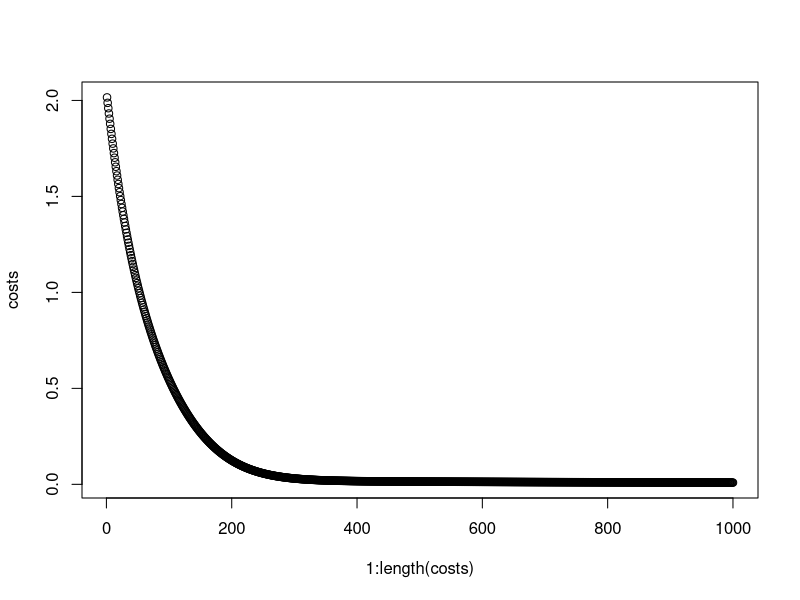
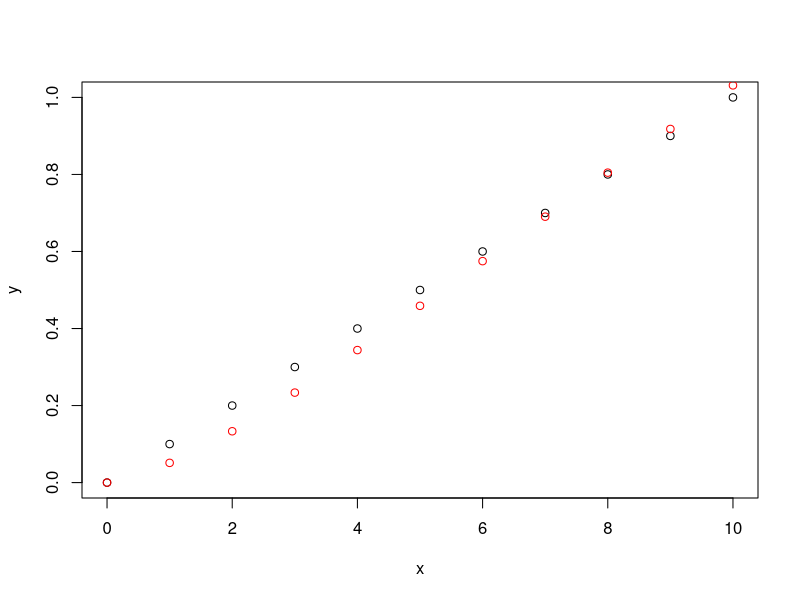

Generate these figures, in order, with R:
########### Clear environment
rm(list = ls())

##create data...

options(error = recover)

x = seq(0,10,1)
y = 0.5 *x +1.2

y = (y-min(y))/(max(y)-min(y))

####
#
#

lstm <- setRefClass("lstm",
                     fields = list(
                                   Wi = 'matrix',Ui ='matrix',
                                   Wf = 'matrix',Uf ='matrix',
                                   Wo = 'matrix',Uo ='matrix',
                                   Wc = 'matrix',Uc ='matrix',
                                   c_t= 'matrix',
                                   ai_t = 'matrix',
                                   af_t = 'matrix',
                                   ao_t = 'matrix',
                                   ac_t ='matrix',
                                   Dh = 'numeric' ),
                     methods = list(
                       init=function(dimx){
                         
                         .self$Ui = matrix(rnorm(.self$Dh*.self$Dh ,0,0.01),.self$Dh, .self$Dh)
                         .self$Uf = matrix(rnorm(.self$Dh*.self$Dh ,0,0.01),.self$Dh, .self$Dh)
                         .self$Uo = matrix(rnorm(.self$Dh*.self$Dh ,0,0.01),.self$Dh, .self$Dh)
                         .self$Uc = matrix(rnorm(.self$Dh*.self$Dh ,0,0.01),.self$Dh, .self$Dh)
                         
                         .self$Wi = matrix(rnorm(.self$Dh* dimx ,0,0.01),.self$Dh, dimx)
                         .self$Wf = matrix(rnorm(.self$Dh* dimx ,0,0.01),.self$Dh, dimx)
                         .self$Wo = matrix(rnorm(.self$Dh* dimx ,0,0.01),.self$Dh, dimx)
                         .self$Wc = matrix(rnorm(.self$Dh* dimx ,0,0.01),.self$Dh, dimx)
                         
                       },
                       gradient = function(X,Y,backwards =1){
                       
                         dWo = matrix(0,  nrow = nrow(.self$Wo) ,ncol = ncol(.self$Wo) )
                         dUo = matrix(0,  nrow = nrow(.self$Uo) ,ncol = ncol(.self$Uo) )
                  
                         dWi = matrix(0,  nrow = nrow(.self$Wi) ,ncol = ncol(.self$Wi) )
                         dUi = matrix(0,  nrow = nrow(.self$Ui) ,ncol = ncol(.self$Ui) )
                         
                         dWf = matrix(0,  nrow = nrow(.self$Wf) ,ncol = ncol(.self$Wf) )
                         dUf = matrix(0,  nrow = nrow(.self$Uf) ,ncol = ncol(.self$Uf) )
                         
                         dWc = matrix(0,  nrow = nrow(.self$Wc) ,ncol = ncol(.self$Wc) )
                         dUc = matrix(0,  nrow = nrow(.self$Uc) ,ncol = ncol(.self$Uc) )
                         
                         gferr = matrix(0,nrow(X)+1,.self$Dh)
                         gierr = matrix(0,nrow(X)+1,.self$Dh)
                         cierr = matrix(0,nrow(X)+1,.self$Dh)
                         goerr = matrix(0,nrow(X)+1,.self$Dh)
                         
                         stateerr  = matrix(0,nrow(X)+1,.self$Dh)
                         sourceerr = matrix(0,nrow(X)+1,.self$Dh)
                         Uerr = matrix(0,nrow(X)+1,.self$Dh)
                         PrevStateerr = matrix(0,nrow(X)+1,.self$Dh)
                         
                         
                         Y_pred = .self$forward(X)
                         err = ( Y - Y_pred )

                       #  prevstateerr = matrix(0,1,.self$Dh)
                         
                         costs= sum(err^2)*0.5
                         for(i in (nrow(X)+1):2){
                           delta =-err[i-1]
                      
                           delta = delta + Uerr[i,]
                           
                           goerr[i,]    = delta * .self$c_t[i,] * (.self$ao_t[i,]*(1- .self$ao_t[i,]))
                           stateerr[i,] = delta * .self$ao_t[i,] + PrevStateerr[i,]
                             
                           gferr[i,] = (.self$af_t[i,]*(1- .self$af_t[i,])) *stateerr[i,]*.self$c_t[i-1,]
                           gierr[i,] = (.self$ai_t[i,]*(1- .self$ai_t[i,]))*stateerr[i,]* .self$ac_t[i,]
                           cierr[i,] = (1-.self$ac_t[i,]^2) *stateerr[i,]* .self$ai_t[i,]
                           
                           sourceerr[i-1,] = gierr[i,] %*% .self$Wi
                           sourceerr[i-1,] = sourceerr[i-1,] + gferr[i,] %*% .self$Wf
                           sourceerr[i-1,] = sourceerr[i-1,] + goerr[i,] %*% .self$Wo
                           sourceerr[i-1,] = sourceerr[i-1,] + cierr[i,] %*% .self$Wc
                           
                           Uerr[i-1,] = gierr[i,] %*% .self$Ui
                           Uerr[i-1,] = Uerr[i-1,] + gferr[i,] %*% .self$Uf
                           Uerr[i-1,] = Uerr[i-1,] + goerr[i,] %*% .self$Uo
                           Uerr[i-1,] = Uerr[i-1,] + cierr[i,] %*% .self$Uc
                            
                           PrevStateerr[i-1,] = stateerr[i,] %*% .self$af_t[i,]
                             
                           dUi = dUi + matrix( gierr[i,] %o% .self$c_t[i-1,],nrow= nrow(dUi) , ncol= ncol(dUi) )
                           dWi = dWi + matrix( gierr[i,] %o% X[i-1,],nrow= nrow(dWi) , ncol= ncol(dWi) )
                           
                           dUo = dUo + matrix(goerr[i,] %o% .self$c_t[i-1,],nrow= nrow(dUo) , ncol= ncol(dUo) )
                           dWo = dWo + matrix(goerr[i,] %o% X[i-1,],nrow= nrow(dWo) , ncol= ncol(dWo) )
                         
                           dUf = dUf + matrix( gferr[i,] %o% .self$c_t[i-1,],nrow= nrow(dUf) , ncol= ncol(dUf) )
                           dWf = dWf + matrix( gferr[i,]%o% X[i-1,],nrow= nrow(dWf) , ncol= ncol(dWf) )
                          
                           dWc = dWc + matrix(cierr[i] %o% X[i-1,],nrow= nrow(dWc) , ncol= ncol(dWc) )
                           dUc = dUc + matrix(cierr[i] %o% .self$c_t[i-1,],nrow= nrow(dWc) , ncol= ncol(dWc) )
                           
                         }
                                      
                         ret =list(costs ,dWi,dUi,dWo,dUo,dWf,dUf,dWc,dUc)
                         ##clip gradient
                       #  THRESH = 0.1
                      #   idx = which(unlist(ret) [2:length(ret)] > THRESH )
                      #   if(length(idx)>0){
                      #     idx = idx +1
                      #     ret[idx] = (THRESH/abs(unlist(ret[idx])) )*unlist(ret[idx])
                      #     print('clip gradient')
                      #     print(idx)
                         #  browser()
                      
                         #   }
                        
                         
                         ret
                       },
                       train = function(X,Y,backwards =3,iterations = 1000,lr = 0.001){
                         ## init matricies
                         if(class(X)!='list'){
                           cat( c('X should be a of type list') )
                           return;
                         }
                         cat(c(length(X),' training sequences\n' ))
                         
                         #.self$init(ncol(X))
                         totalCosts = c()
                         for( i in 1:iterations){
                           # dU = matrix(0,ncol = ncol(.self$U),nrow = nrow(.self$U) )
                           #  dL = matrix(0,ncol = ncol(.self$L),nrow = nrow(.self$L) )
                           #  dH = matrix(0,ncol = ncol(.self$H),nrow = nrow(.self$H) )
                           costs = 0
                           for(l in 1:length(X)){##for all training seq
                             xl = X[[l]]
                             yl = Y[[l]]
                             
                             ret = gradient(xl,yl,backwards)
                           #  print(ret)
                             
                             cost = ret[[1]]
                             costs = costs + cost
                             
                             dWi= ret[[2]]
                             dUi= ret[[3]]
                             dWo= ret[[4]]
                             dUo= ret[[5]]
                             dWf= ret[[6]]
                             dUf= ret[[7]]
                             dWc= ret[[8]]
                             dUc= ret[[9]]
                             
                     #        .self$U=.self$U - (lr* dU)
                    #         .self$bu=.self$bu - (lr* dbu)
                             
                             .self$Wi=.self$Wi - (lr* dWi)
                             .self$Ui=.self$Ui - (lr* dUi)
                          #   .self$bi=.self$bi - (lr* dbi)
                             
                             .self$Wo=.self$Wo - (lr* dWo)
                             .self$Uo=.self$Uo - (lr* dUo)
                          #   .self$bo=.self$bo - (lr* dbo)
                             
                             .self$Wf=.self$Wf - (lr* dWf)
                             .self$Uf=.self$Uf - (lr* dUf)
                        #     .self$bf=.self$bf - (lr* dbf)
                             
                             .self$Wc=.self$Wc - (lr* dWc)
                             .self$Uc=.self$Uc - (lr* dUc)
                      #       .self$bc=.self$bc - (lr* dbc)
                             
                             #  print(dL)
                             
                           }
                           totalCosts = c(totalCosts, costs)
                           ##take one step
                           
                           cat(c('iteration:', i, ' costs:',costs,'\n'))
                         }
                         totalCosts
                       },
                       chkGradient= function(){
                         
                         epsilon = 0.00001
                         tol =     0.000000001 
                      #   X= matrix(c(10,1,5,7,4,2) )
                      #   Y= matrix(c(5,4,1,8,4,2) )
                         X= matrix(c(0.1) )
                         Y= matrix(c(0.5) )
                         
                         
                         res = gradient(X,Y)
                         
                        
                         Wil = .self$Wi
                         for(y in 1:ncol(Wil)){
                           for(x in 1:nrow(Wil)){
                             .self$Wi = Wil
                             .self$Wi[x,y] = Wil[x,y]+epsilon
                             res1 = gradient(X,Y)
                             .self$Wi[x,y] = Wil[x,y]-epsilon
                             res2 = gradient(X,Y)
                             
                             gradaprox  =  (res1[[1]] - res2[[1]])/(2*epsilon)
                             gradU = as.matrix( res[[2]] )
                             
                             if(abs(gradU[x,y]-gradaprox)>tol  ){
                               cat(c(x,'x',y,  ' Wil:',gradU[x,y],' approximation:',gradaprox,'\n') )
                             }
                           }
                         }
                         
                         .self$Wi = Wil
                         Uil = .self$Ui
                         for(y in 1:ncol(Uil)){
                           for(x in 1:nrow(Uil)){
                             .self$Ui = Uil
                             .self$Ui[x,y] = Uil[x,y]+epsilon
                             res1 = gradient(X,Y)
                             .self$Ui[x,y] = Uil[x,y]-epsilon
                             res2 = gradient(X,Y)
                             
                             gradaprox  =  (res1[[1]] - res2[[1]])/(2*epsilon)
                             gradU = res[[3]]
                             
                             if(abs(gradU[x,y]-gradaprox)>tol  ){
                               cat(c(x,'x',y,  ' Uil:',gradU[x,y],' approximation:',gradaprox,'\n') )
                             }
                           }
                         }
                         
                         
                         .self$Ui = Uil
                         Wol = .self$Wo
                         for(y in 1:ncol(Wol)){
                           for(x in 1:nrow(Wol)){
                             .self$Wo = Wol
                             .self$Wo[x,y] = Wol[x,y]+epsilon
                             res1 = gradient(X,Y)
                             .self$Wo[x,y] = Wol[x,y]-epsilon
                             res2 = gradient(X,Y)
                             
                             gradaprox  =  (res1[[1]] - res2[[1]])/(2*epsilon)
                             gradU = res[[4]]
                             
                             if(abs(gradU[x,y]-gradaprox)>tol  ){
                               cat(c(x,'x',y,  ' Wol:',gradU[x,y],' approximation:',gradaprox,'\n') )
                             }
                           }
                         }
                         
                         .self$Wo = Wol
                         Uol = .self$Uo
                         for(y in 1:ncol(Uol)){
                           for(x in 1:nrow(Uol)){
                             .self$Uo = Uol
                             .self$Uo[x,y] = Uol[x,y]+epsilon
                             res1 = gradient(X,Y)
                             .self$Uo[x,y] = Uol[x,y]-epsilon
                             res2 = gradient(X,Y)
                             
                             gradaprox  =  (res1[[1]] - res2[[1]])/(2*epsilon)
                             gradU = res[[5]]
                             
                             if(abs(gradU[x,y]-gradaprox)>tol  ){
                               cat(c(x,'x',y,  ' Uol:',gradU[x,y],' approximation:',gradaprox,'\n') )
                             }
                           }
                         }
                         
                         
                         ##check Wf
                         .self$Uo = Uol
                         Wfl = .self$Wf
                         for(y in 1:ncol(Wfl)){
                           for(x in 1:nrow(Wfl)){
                             .self$Wf = Wfl
                             .self$Wf[x,y] = Wfl[x,y]+epsilon
                             res1 = gradient(X,Y)
                             .self$Wf[x,y] = Wfl[x,y]-epsilon
                             res2 = gradient(X,Y)
                             
                             gradaprox  =  (res1[[1]] - res2[[1]])/(2*epsilon)
                             gradL = res[[6]]
                             
                             if(abs(gradL[x,y]-gradaprox)>tol ){
                               cat(c(x,'x',y,  ' Wfl:',gradL[x,y],' approximation:',gradaprox,'\n') )
                             }
                           }
                         }
                         
                         .self$Wf = Wfl
                         Ufl = .self$Uf
                         for(y in 1:ncol(Ufl)){
                           for(x in 1:nrow(Ufl)){
                             .self$Uf = Ufl
                             .self$Uf[x,y] = Ufl[x,y]+epsilon
                             res1 = gradient(X,Y)
                             .self$Uf[x,y] = Ufl[x,y]-epsilon
                             res2 = gradient(X,Y)
                             
                             gradaprox  =  (res1[[1]] - res2[[1]])/(2*epsilon)
                             gradL = res[[7]]
                             
                             if(abs(gradL[x,y]-gradaprox)>tol ){
                               cat(c(x,'x',y,  ' Ufl:',gradL[x,y],' approximation:',gradaprox,'\n') )
                             }
                           }
                         }
                         
                         ##check Wf
                         .self$Uf = Ufl
                         Wcl = .self$Wc
                         for(y in 1:ncol(Wcl)){
                           for(x in 1:nrow(Wcl)){
                             .self$Wc = Wcl
                             .self$Wc[x,y] = Wcl[x,y]+epsilon
                             res1 = gradient(X,Y)
                             .self$Wc[x,y] = Wcl[x,y]-epsilon
                             res2 = gradient(X,Y)
                             
                             gradaprox  =  (res1[[1]] - res2[[1]])/(2*epsilon)
                             gradL = as.matrix(res[[8]])
                             
                             if(abs(gradL[x,y]-gradaprox)>tol ){
                               cat(c(x,'x',y,  ' Wcl:',gradL[x,y],' approximation:',gradaprox,'\n') )
                             }
                           }
                         }
                         
                         .self$Wc = Wcl
                         
                         Ucl = .self$Uc
                         for(y in 1:ncol(Ucl)){
                           for(x in 1:nrow(Ucl)){
                             .self$Uc = Ucl
                             .self$Uc[x,y] = Ucl[x,y]+epsilon
                             res1 = gradient(X,Y)
                             .self$Uc[x,y] = Ucl[x,y]-epsilon
                             res2 = gradient(X,Y)
                             
                             gradaprox  =  (res1[[1]] - res2[[1]])/(2*epsilon)
                             gradL = res[[9]]
                             .self
                             if(abs(gradL[x,y]-gradaprox)>tol ){
                               cat(c(x,'x',y,  ' Ufl:',gradL[x,y],' approximation:',gradaprox,'\n') )
                             }
                           }
                         }
                         
                         
                         #   .self$Uc = Ucl
                         
                         
                       },
                       forward=function(X){
                         ##for each row
                         Y= c()
                        # .self$h_t = matrix(0,nrow(X)+1,.self$Dh)
                         .self$c_t = matrix(0,nrow(X)+1,.self$Dh)
                         
                      #   .self$c_t[1,] = rnorm( .self$Dh,0,0.1)
                         
                         .self$ai_t = matrix(0,nrow(X)+1,.self$Dh)
                         .self$af_t = matrix(0,nrow(X)+1,.self$Dh)
                         .self$ao_t = matrix(0,nrow(X)+1,.self$Dh)
                         .self$ac_t = matrix(0,nrow(X)+1,.self$Dh)
                         
                         
                         for(i in 1:nrow(X)){
                           x = X[i,]
                           if(is.na(x)){
                             cat(c('NA encoutered\n') )
                             x = Y[length(Y)]
                           }
                           it = .self$Ui %*% .self$c_t[i,] + .self$Wi %*%x
                           ft = .self$Uf %*% .self$c_t[i,] + .self$Wf %*%x
                           ct = .self$Uc %*% .self$c_t[i,] + .self$Wc %*%x
                           ot = .self$Uo %*% .self$c_t[i,] + .self$Wo %*%x
                           
                           ao = .self$sigmoid(ot)
                           ai = .self$sigmoid(it)
                           af = .self$sigmoid(ft)

                           ac = tanh(ct)
                           
                           .self$ai_t[i+1,] = ai
                           .self$af_t[i+1,] = af
                           .self$ao_t[i+1,] = ao
                           .self$ac_t[i+1,] = ac
                           
                           hatc = af * .self$c_t[i,] + ai*ac
                           .self$c_t[i+1,] = hatc
                           
                           z2 = ao * hatc
                           
                           if(is.na(z2) ){
                             browser()
                           }
                           Y = c(Y,z2)
                         }
                       
                         Y
                       },
                       sigmoid = function(x){
                         x = 1/(1+exp(-x))
                       },
                       sigmoid_der = function(f){
                         f = f*(1-f)
                       },
                       softmax = function(a){
                         exp(a) / rowSums(exp(a)) 
                       },
                       initialize = function(hiddenLayer = 10) {
                         .self$Dh <<- hiddenLayer
                       }
                       
                     ))
###test
mem = lstm(1)
set.seed(1234) 
mem$init(1)
#mem$forward(matrix(1))

mem$chkGradient()

costs = mem$train(list(as.matrix(x)) ,list(as.matrix(y)) ,iterations = 1000,lr = 0.0001,backwards=1)
plot(1:length(costs), costs)
y_pred = mem$forward(as.matrix(x))
plot(x,y)
points(x,y_pred,col='red')




